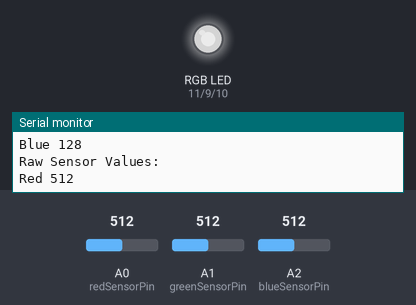
Recording of a sketch running on a simulated Arduino Uno, built with avr-gcc and run on an emulated ATmega328P. On the bench: an RGB LED mixed from three pins (HIGH = lit), the last lines printed to the serial monitor. The inputs (shaded band) are chosen by the test bench; at power-on: A0 (redSensorPin) = 512, A1 (greenSensorPin) = 512, A2 (blueSensorPin) = 512. Dim RGB values are drawn brighter than linear.

Above: at 1.2 s.
1.3 s: A0 (redSensorPin) set to 417
At 2.0 s:
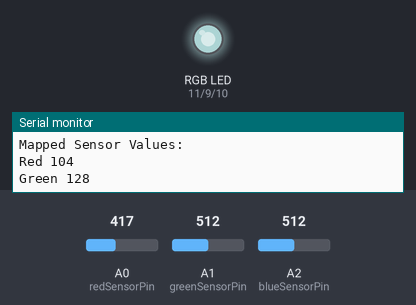
2.9 s: A0 (redSensorPin) set to 386
At 3.8 s:
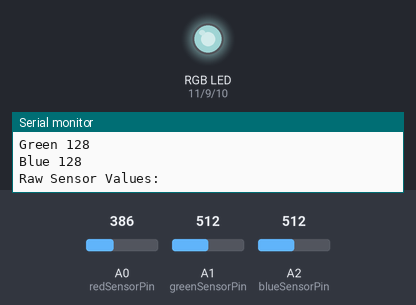
5.9 s: A1 (greenSensorPin) set to 416
At 6.4 s:
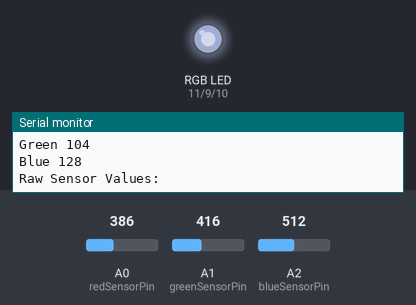
8.9 s: A1 (greenSensorPin) set to 382
At 10.2 s:
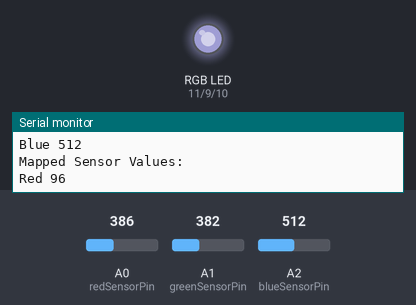
10.5 s: A2 (blueSensorPin) set to 414
At 11.0 s:
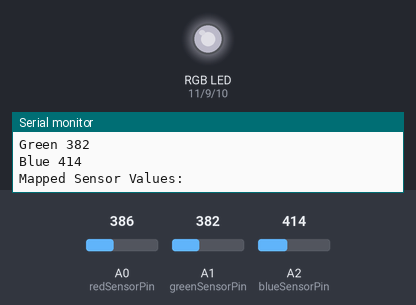
13.5 s: A2 (blueSensorPin) set to 383
At 13.9 s:
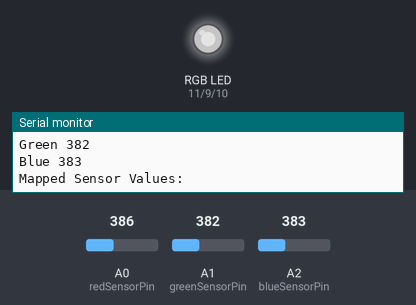
Timing chart, 0 to 16.1 s (numbered marks = the images above; inputs shaded):
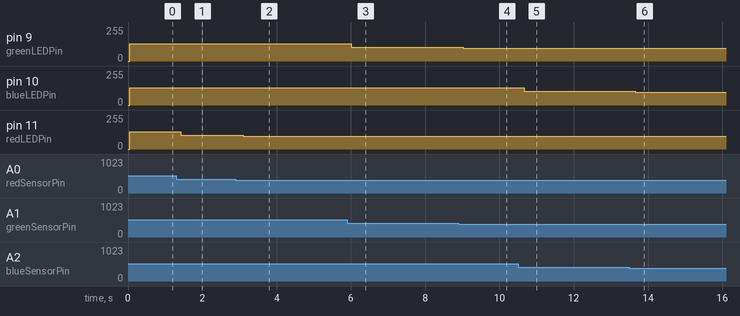

Measured:
- after the input at 1.3 s, pin 11 (redLEDPin): 128/255 → 104/255 after 0.12 s
- after the input at 2.9 s, pin 11 (redLEDPin): 104/255 → 96/255 after 0.20 s
- after the input at 5.9 s, pin 9 (greenLEDPin): 128/255 → 104/255 after 0.11 s
- after the input at 8.9 s, pin 9 (greenLEDPin): 104/255 → 95/255 after 0.13 s
- after the input at 10.5 s, pin 10 (blueLEDPin): 128/255 → 103/255 after 0.17 s
- after the input at 13.5 s, pin 10 (blueLEDPin): 103/255 → 95/255 after 0.16 s

The sketch:

Project04.ino
```cpp
const int greenLEDPin = 9;
const int redLEDPin = 11;
const int blueLEDPin = 10;

const int redSensorPin = A0;
const int greenSensorPin = A1;
const int blueSensorPin = A2;

int redValue = 0;
int greenValue = 0;
int blueValue = 0;

int redSensorValue = 0;
int greenSensorValue = 0;
int blueSensorValue = 0;

void setup()
{
	Serial.begin(9600);

	pinMode(greenLEDPin, OUTPUT);
	pinMode(redLEDPin, OUTPUT);
	pinMode(blueLEDPin, OUTPUT);
}

void loop()
{

	//Reading from the photoresistors input

	redSensorValue = analogRead(redSensorPin);
	delay(5);
	greenSensorValue = analogRead(greenSensorPin);
	delay(5);
	blueSensorValue = analogRead(blueSensorPin);
	delay(5);


	//Dividing the sensor reading (0-1023) by 4 so we can get (0-255)

	redValue = redSensorValue / 4;
	greenValue = greenSensorValue / 4;
	blueValue = blueSensorValue / 4;

	//Printing the raw and mapped sensor values on the monitor

	Serial.print("Raw Sensor Values:\nRed ");
	Serial.println(redSensorValue);
	Serial.print("Green ");
	Serial.println(greenSensorValue);
	Serial.print("Blue ");
	Serial.println(blueSensorValue);
	Serial.print("Mapped Sensor Values:\nRed ");
	Serial.println(redValue);
	Serial.print("Green ");
	Serial.println(greenValue);
	Serial.print("Blue ");
	Serial.println(blueValue);

	//Configurate the RGB LED with the right values

	analogWrite(redLEDPin, redValue);
	analogWrite(greenLEDPin, greenValue);
	analogWrite(blueLEDPin, blueValue);
}
```
